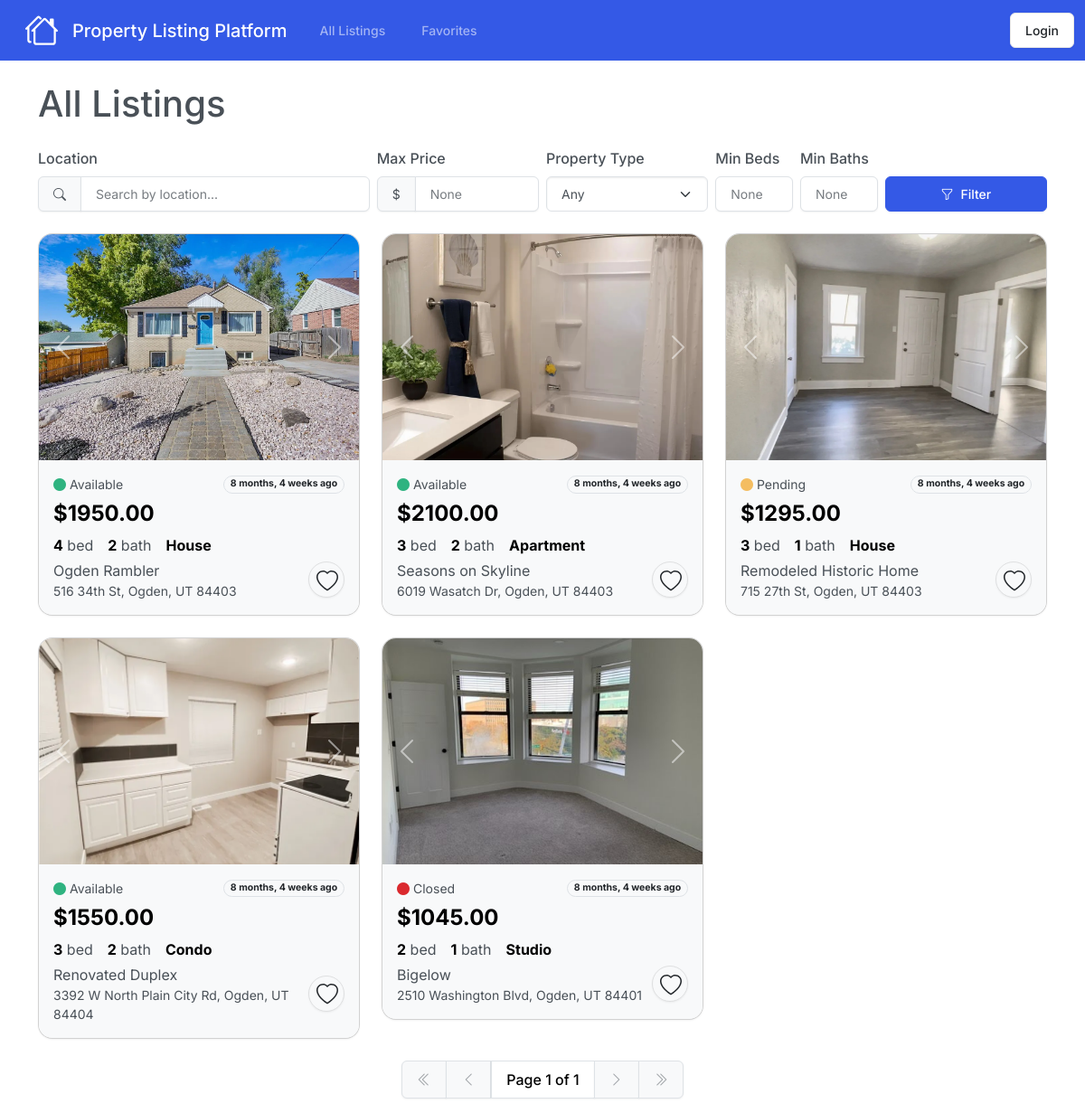
The page /listings/ on the database as committed earlier.
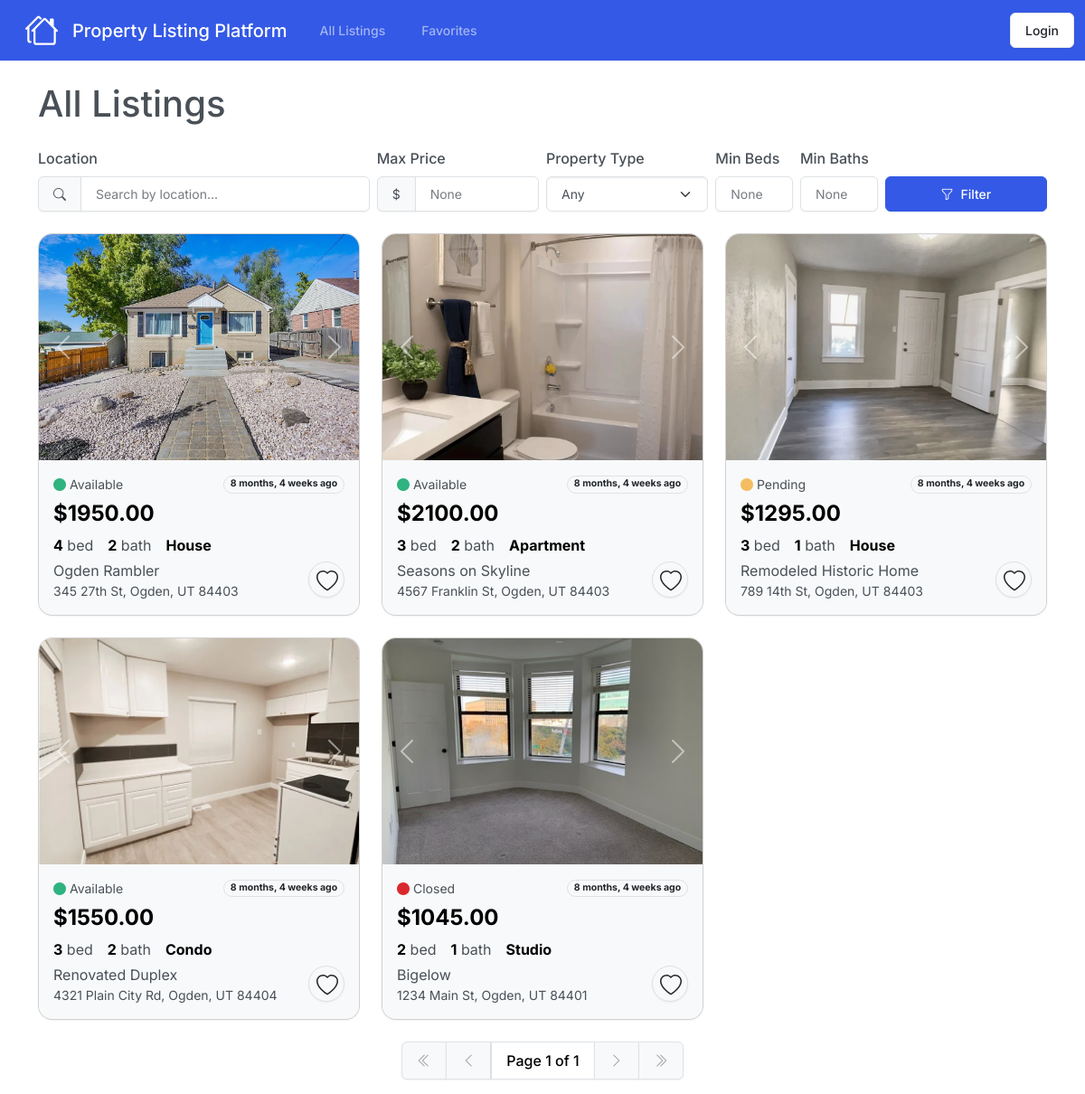
The same page on the database as committed later.
### plp_listings/models.py (models this page shows, shortened)
class ListingImage(models.Model):
    listing = models.ForeignKey(Listing, on_delete=models.CASCADE, related_name="images")
    image = models.ImageField(upload_to="listing_images/")

class Listing(models.Model):
    PROPERTY_TYPES = [
        ('AP', 'Apartment'),
        ('HS', 'House'),
        ('ST', 'Studio'),
        ('CN', 'Condo'),
    ]
    STATUS_CHOICES = [
        ('A', 'Available'),
        ('P', 'Pending'),
        ('C', 'Closed'),
    ]
    owner = models.ForeignKey(User, on_delete=models.CASCADE, related_name='listings')
    favorited_by = models.ManyToManyField(User, related_name='favorite_listings', blank=True)
    title = models.CharField(max_length=255)
    description = models.TextField()
    property_type = models.CharField(max_length=2, choices=PROPERTY_TYPES)
    location = models.CharField(max_length=255)
    price = models.DecimalField(max_digits=10, decimal_places=2)
    bedrooms = models.PositiveIntegerField()
    bathrooms = models.PositiveIntegerField()
    status = models.CharField(max_length=1, choices=STATUS_CHOICES, default='A')
    date_posted = models.DateTimeField(auto_now_add=True)

### plp_listings/views.py (the view)
# urls.py: path('listings/', views.all_listings, name='all_listings'),
def all_listings(request):
    listings = Listing.objects.all()
    location = request.GET.get('location')
    property_type = request.GET.get('property_type')
    min_bedrooms = request.GET.get('min_bedrooms')
    min_bathrooms = request.GET.get('min_bathrooms')
    max_price = request.GET.get('max_price')
    if location:
        listings = listings.filter(location__icontains=location)
    if property_type:
        listings = listings.filter(property_type__icontains=property_type)
    if min_bedrooms:
        listings = listings.filter(bedrooms__gte=min_bedrooms)
    if min_bathrooms:
        listings = listings.filter(bathrooms__gte=min_bathrooms)
    if max_price:
        listings = listings.filter(price__lte=max_price)
    paginator = Paginator(listings, 9)
    page = request.GET.get('page')
    listings = paginator.get_page(page)
    return render(request, 'plp_listings/all_listings.html', {'listings': listings})

### plp_users/context_processors.py (called while the page is built)
def user_profile(request):
    if request.user.is_authenticated:
        try:
            user_profile = request.user.profile
        except Profile.DoesNotExist:
            user_profile = None
    else:
        user_profile = None
    return {'user_profile': user_profile}

### plp_listings/templates/plp_listings/all_listings.html (shortened to what this page needs)
{% extends 'plp_listings/base.html' %}
{% block body %}
    <div class="d-flex justify-content-between align-items-center mb-3">
        <h1>All Listings</h1>
    </div>
    <form action="" method="GET" class="row g-2 align-items-end">
        <div class="col-md-4">
            <label for="location" class="form-label">Location</label>
            <div class="input-group">
                <span class="input-group-text"><i class="bi bi-search"></i></span>
                <input class="form-control" type="search" name="location" id="location" placeholder="Search by location..." value="{{ request.GET.location }}">
            </div>
        </div>
        <div class="col-md-2">
            <label for="max_price" class="form-label">Max Price</label>
            <div class="input-group">
                <span class="input-group-text">$</span>
                <input class="form-control" type="number" name="max_price" id="max_price" placeholder="None" value="{{ request.GET.max_price }}">
            </div>
        </div>
        <div class="col-md-2">
            <label for="property_type" class="form-label">Property Type</label>
            <select class="form-select" name="property_type" id="property_type">
                <option value="">Any</option>
            </select>
        </div>
        <div class="col-md-1">
            <label for="min_bedrooms" class="form-label">Min Beds</label>
            <input class="form-control" type="number" name="min_bedrooms" id="min_bedrooms" placeholder="None" value="{{ request.GET.min_bedrooms }}">
        </div>
        <div class="col-md-1">
            <label for="min_bathrooms" class="form-label">Min Baths</label>
            <input class="form-control" type="number" name="min_bathrooms" id="min_bathrooms" placeholder="None" value="{{ request.GET.min_bathrooms }}">
        </div>
        <div class="col-md-2">
            <button class="btn btn-primary w-100" type="submit"><i class="bi bi-funnel me-2"></i>Filter</button>
        </div>
    </form>
    <div class="row row-cols-lg-3 mb-4">
        {% for listing in listings %}
            <div class="col g-4">
                <a href="{% url 'listing_details' listing.id %}" class="text-decoration-none">
                    <div class="card shadow rounded-4 overflow-hidden">
                        {% if listing.images.exists %}
                            <div id="{{listing.id}}" class="carousel slide">
                                <div class="carousel-inner">
                                    {% for image in listing.images.all %}
                                        <div class="carousel-item {% if forloop.first %}active{% endif %}">
                                            <img src="{{image.image.url}}" class="d-block" alt="listing-image" style="width: 100%; height: 250px; object-fit: cover;">
                                        </div>
                                    {% endfor %}
                                </div>
                                <button class="carousel-control-prev" type="button" data-bs-target="#{{listing.id}}" data-bs-slide="prev">
                                    <span class="carousel-control-prev-icon" aria-hidden="true"></span>
                                </button>
                                <button class="carousel-control-next" type="button" data-bs-target="#{{listing.id}}" data-bs-slide="next">
                                    <span class="carousel-control-next-icon" aria-hidden="true"></span>
                                </button>
                            </div>
                        {% else %}
                            <img src="/static/plp_listings/listing-image-placeholder.jpg" class="card-img-top" alt="listing-image-placeholder" style="width: 100%; height: 250px; object-fit: cover;">
                        {% endif %}
                        <div class="card-body bg-light rounded-bottom p-3">
                            <div class="d-flex align-items-center justify-content-between small mb-2">
                                <div class="d-flex align-items-center">
                                    {% if listing.status == "A" %}
                                        <i class="bi bi-circle-fill text-success me-1"></i>
                                    {% elif listing.status == "P" %}
                                        <i class="bi bi-circle-fill text-warning me-1"></i>
                                    {% elif listing.status == "C" %}
                                        <i class="bi bi-circle-fill text-danger me-1"></i>
                                    {% endif %}
                                    {{ listing.get_status_display }}
                                </div>
                                <span class="badge rounded-pill bg-light border">{{ listing.date_posted|timesince }} ago</span>
                            </div>
                            <h4 class="card-title fw-bold text-black">${{ listing.price }}</h4>
                            <div class="card-text d-flex mb-1">
                                <div class="me-3"><span class="fw-bold text-black">{{ listing.bedrooms }}</span> bed</div>
                                <div class="me-3"><span class="fw-bold text-black">{{ listing.bathrooms }}</span> bath</div>
                                <div class="me-3"><span class="fw-bold text-black">{{ listing.get_property_type_display }}</span></div>
                            </div>
                            <div class="card-text d-flex justify-content-between align-items-center">
                                <div>
                                    <div class="card-text">{{ listing.title }}</div>
                                    <div class="card-text small">{{ listing.location }}</div>
                                </div>
                                <form action="{% url 'favorite' listing.id %}" method="post">
                                    <button type="submit" class="btn btn-lg btn-light px-2 py-1" style="border-radius: 50%; width: 40px; height: 40px;" title="Add to favorites">
                                    </button>
                                </form>
                            </div>
                        </div>
                    </div>
                </a>
            </div>
        {% endfor %}
    </div>
    <div class="d-flex justify-content-center">
        <ul class="pagination">
            {% if listings.has_previous %}
                <li class="page-item"><a class="page-link" href="?page=1"><i class="bi bi-chevron-double-left"></i></a></li>
                <li class="page-item"><a class="page-link" href="?page={{ listings.previous_page_number }}"><i class="bi bi-chevron-left"></i></a></li>
            {% else %}
                <li class="page-item disabled"><a class="page-link" href=""><i class="bi bi-chevron-double-left"></i></a></li>
                <li class="page-item disabled"><a class="page-link" href=""><i class="bi bi-chevron-left"></i></a></li>
            {% endif %}
            <li class="page-item page-link text-black">Page {{ listings.number }} of {{ listings.paginator.num_pages }}</li>
            {% if listings.has_next %}
                <li class="page-item"><a class="page-link" href="?page={{ listings.next_page_number }}"><i class="bi bi-chevron-right"></i></a></li>
                <li class="page-item"><a class="page-link" href="?page={{ listings.paginator.num_pages }}"><i class="bi bi-chevron-double-right"></i></a></li>
            {% else %}
                <li class="page-item"><a class="page-link disabled" href=""><i class="bi bi-chevron-right"></i></a></li>
                <li class="page-item"><a class="page-link disabled" href=""><i class="bi bi-chevron-double-right"></i></a></li>
            {% endif %}
        </ul>
    </div>
{% endblock %}

### plp_listings/templates/plp_listings/base.html (shortened to what this page needs)
{% load static %}
<!DOCTYPE html>
<html lang="en">
<head>
    <link href="{% static 'plp_listings/bootstrap.min.css' %}" rel="stylesheet">
    <link rel="stylesheet" href="https://cdn.jsdelivr.net/npm/bootstrap-icons@1.11.3/font/bootstrap-icons.min.css">
</head>
<body>
    <nav class="navbar navbar-expand-lg bg-primary" data-bs-theme="dark">
        <div class="container-fluid">
            <a class="navbar-brand" href="{% url 'home' %}">Property Listing Platform</a>
            <div class="collapse navbar-collapse" id="navbarColor01">
                <ul class="navbar-nav me-auto">
                    <li class="nav-item">
                        <a class="nav-link" href="{% url 'all_listings' %}">All Listings</a>
                    </li>
                    <li class="nav-item">
                        <a class="nav-link" href="{% url 'favorite_listings' %}">Favorites</a>
                    </li>
                </ul>
                <div class="d-flex justify-content-end gap-3 align-items-center">
                    {% if user.is_authenticated %}
                        <a href={% url 'profile' %}>
                            <img src="{{ user_profile.profile_picture.url }}" class="border border-2 border-white" style="width: 40px; height:40px; object-fit: cover; object-position: center; border-radius: 100%"><img>
                        </a>
                        <form method="POST" action="{% url 'logout' %}">
                            {% csrf_token %}
                            <button type="submit" class="btn btn-secondary">Logout</button>
                        </form>
                    {% else %}
                        <a class="btn btn-secondary" href="{% url 'login' %}">Login</a>
                    {% endif %}
                </div>
            </div>
        </div>
    </nav>
    <div class="container mt-4">
        {% block body %}
        {% endblock %}
    </div>
</body>
</html>

Rows that differ between the two databases and show on the page:
changed Listing "Ogden Rambler": location "516 34th St, Ogden, UT 84403" → "345 27th St, Ogden, UT 84403"
changed Listing "Apartment": location "6019 Wasatch Dr, Ogden, UT 84403" → "4567 Franklin St, Ogden, UT 84403"
changed Listing "Remodeled Historic Home": location "715 27th St, Ogden, UT 84403" → "789 14th St, Ogden, UT 84403"
changed Listing "Condo": location "3392 W North Plain City Rd, Ogden, UT 84404" → "4321 Plain City Rd, Ogden, UT 84404"
changed Listing "Studio": location "2510 Washington Blvd, Ogden, UT 84401" → "1234 Main St, Ogden, UT 84401"
